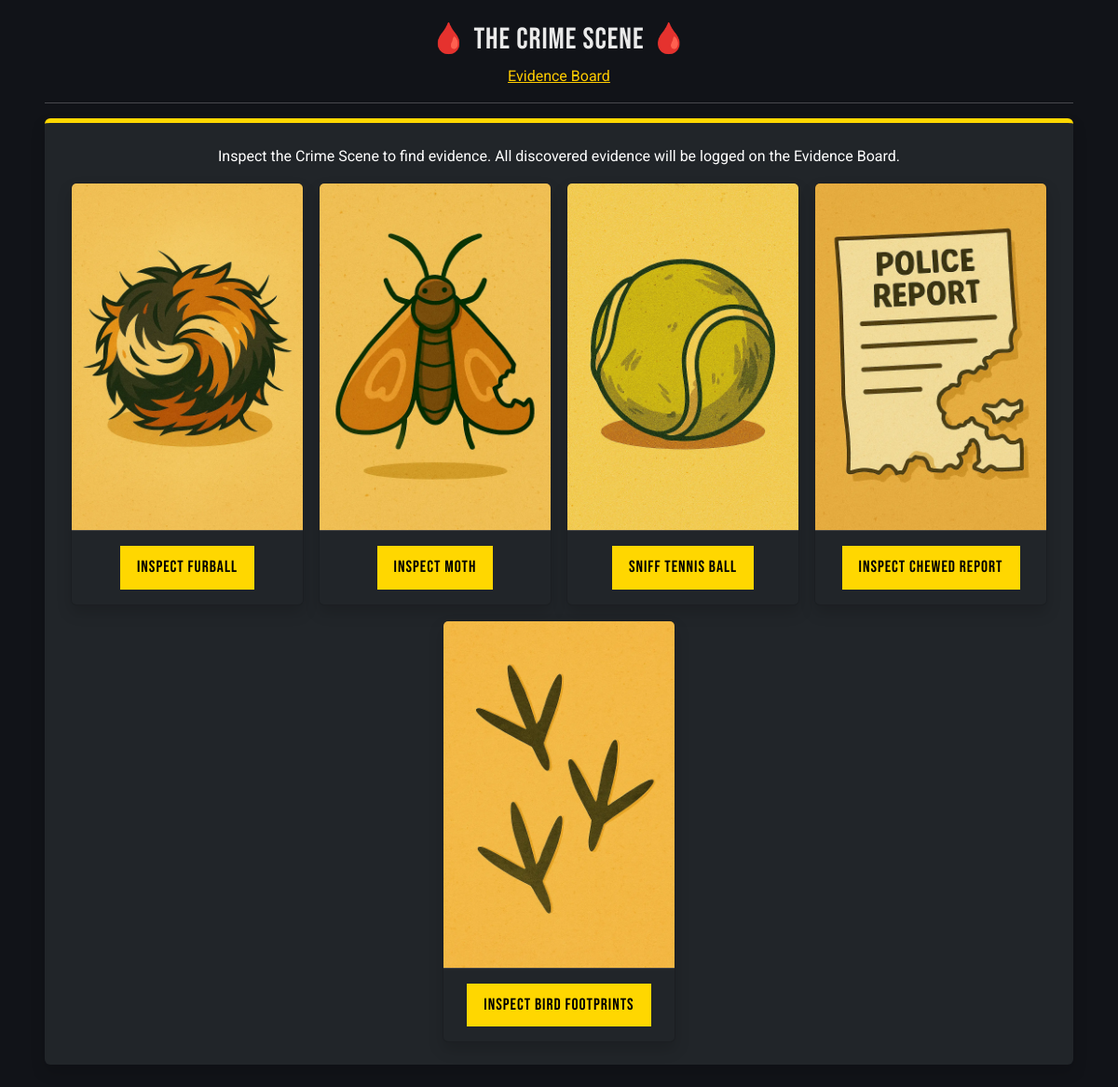
The app's page /crime-scene with its own data.
### tables this page shows
CREATE TABLE evidence (
    id INTEGER PRIMARY KEY AUTOINCREMENT,
    name TEXT NOT NULL,
    description TEXT NOT NULL,
    category TEXT NOT NULL, -- 'clue', 'record', or 'note'
    location TEXT,
    suspect_id INTEGER,
    always_visible BOOLEAN DEFAULT 0,
    label TEXT DEFAULT 'Inspect',
    origin TEXT,
    image_filename TEXT,
    FOREIGN KEY (suspect_id) REFERENCES suspects(id)
);

### app.py (the view, shortened to what this page needs)
@app.route("/crime-scene", methods=["GET", "POST"])
def crime_scene():
    session["crime_scene_visits"] = session.get("crime_scene_visits", 0) + 1
    if "crime_scene_evidence_order" not in session:
        with get_db_connection() as conn:
            raw_evidence = conn.execute(
                "SELECT id, name, label, category, description, image_filename FROM evidence WHERE LOWER(location) = 'crime scene'"
            ).fetchall()
            raw_evidence = [dict(row) for row in raw_evidence]
        important = [e for e in raw_evidence if e["category"] != "flavour"]
        flavour = [e for e in raw_evidence if e["category"] == "flavour"]
        random.shuffle(flavour)
        mixed = important[:1] + flavour[:3] + important[1:]
        session["crime_scene_evidence_order"] = [e["id"] for e in mixed]
        session.modified = True
    unlocked = session.get("unlocked_evidence", [])
    if BIRD_FOOTPRINTS_ID in unlocked and CORRUPTED_CCTV_FOOTAGE_ID in unlocked and not session.get("first_accusation_offered"):
        session["first_accusation_offered"] = True
        session["accusation_stage"] = 1
        session["accusation_origin"] = "crime_scene"
        session["crime_scene_popup_ready"] = True
        session.modified = True
    return render_template("crime-scene.html", evidence=mixed)

### app.py (called while the page is built)
def get_db_connection():
    conn = sqlite3.connect("data.db")
    conn.row_factory = sqlite3.Row  # this addition allows column access by name
    return conn

@app.after_request
def add_no_cache_headers(response):
    if not request.path.startswith("/static"):
        response.headers["Cache-Control"] = "no-store, no-cache, must-revalidate, max-age=0"
        response.headers["Pragma"] = "no-cache"
        response.headers["Expires"] = "0"
    return response

@app.before_request
def prevent_post_verdict_backtracking():
    print(f"Checking route guard for {request.path}")
    safe_prefixes = ("/", "/verdict", "/archives", "/static")
    if session.get("accusation_submitted"):
        if not request.path.startswith(safe_prefixes):
            flash("🔒 Buggy says the case is closed. No snooping around the past!")
            return redirect(url_for("verdict"))

### templates/crime-scene.html (shortened to what this page needs)
{% extends "layout.html" %}
{% block content %}
    <h2>🩸 The Crime Scene 🩸</h2>
    <div class="static-navbar">
        <a href="/evidence-board" class="buggy-navbar">Evidence Board</a>
    </div>
    <hr>
    {% set unlocked_flavour = session.get('unlocked_flavour', []) %}
    <div class="container-sm p-4 rounded bg-dark text-white shadow evidence-section center-static">
        <p>Inspect the Crime Scene to find evidence. All discovered evidence will be logged on the Evidence Board.</p>
        <div class="evidence-row">
            {% for item in evidence %}
            <div class="evidence-card-wrapper">
                <div class="card bg-dark text-white shadow evidence-card h-100">
                    {% if item.name == "Furball" %}
                        <img src="/static/img/evidence/crime-scene/furball.webp" alt="Furball" class="card-img-top evidence-photo">
                    {% elif item.name == "Bird Footprints" %}
                        <img src="/static/img/evidence/crime-scene/birdprints.webp" alt="Bird Footprints" class="card-img-top evidence-photo">
                    {% elif item.name == "Mystery Moth" %}
                        <img src="/static/img/evidence/crime-scene/moth.webp" alt="Bird Footprints" class="card-img-top evidence-photo">
                    {% elif item.name == "Chewed-Up Report" %}
                        <img src="/static/img/evidence/crime-scene/police-report.webp" alt="Bird Footprints" class="card-img-top evidence-photo">
                    {% elif item.name == "Lost Tennis Ball" %}
                        <img src="/static/img/evidence/crime-scene/tennis-ball.webp" alt="Bird Footprints" class="card-img-top evidence-photo">
                    {% else %}
                        <img src="/static/img/evidence/crime-scene/default.webp" alt="Unknown Evidence">
                    {% endif %}
                    <div class="card-body text-center">
                        <form method="POST">
                            {% if item.id in session['unlocked_evidence'] or item.id in unlocked_flavour %}
                                <button type="submit" disabled class="btn">🔓 {{ item.name }}</button>
                            {% else %}
                                <button type="submit" class="my-btn">{{ item.label }}</button>
                            {% endif %}
                        </form>
                    </div>
                </div>
            </div>
            {% endfor %}
    </div>
</div>
{% endblock %}

### static/styles.css (style rules this page uses)
:root { --bg: #111318; --fg: #EAEAEA; --accent: #FFD700; --danger: #E63946; --card-bg: #1C1F26; }
.theme-dark { font-family: 'Roboto', sans-serif; background-color: var(--bg); color: var(--fg); }
h1, h2, h3 { font-family: 'Bebas Neue', sans-serif; letter-spacing: 1px; }
.theme-dark h2, .theme-dark h3 { text-align: center; }
.my-btn, a.my-btn { font-family: 'Bebas Neue', sans-serif; background-color: var(--accent); color: #000; border: none; padding: 10px 18px; font-size: 1.1rem; letter-spacing: 1px; cursor: pointer; transition: 0.3s ease; }
.theme-dark a { text-align: center; }
.buggy-navbar { color: #ffcc00; }
.static-navbar { max-width: 800px; margin-left: auto; margin-right: auto; text-align: center; }
.evidence-section, .suspect-section { border-top: 5px solid var(--accent); border-radius: 12px; box-shadow: inset 0 0 5px rgba(255, 255, 255, 0.05); }
.evidence-row { display: flex; flex-wrap: wrap; justify-content: center; gap: 1rem; }
.evidence-card-wrapper { flex: 1 1 200px; max-width: 250px; }
.evidence-card img.evidence-photo { width: 100%; height: auto; border-bottom: 1px solid #444; }
.evidence-card .card-body { text-align: center; }
.center-static { text-align: center; }
.center-static p, .center-static h2, .center-static h3 { margin-left: auto; margin-right: auto; text-align: center; }

### records on screen
evidence: label "Inspect Furball"
evidence: label "Inspect Moth"
evidence: label "Sniff Tennis Ball"
evidence: label "Inspect Chewed Report"
evidence: label "Inspect Bird Footprints"
